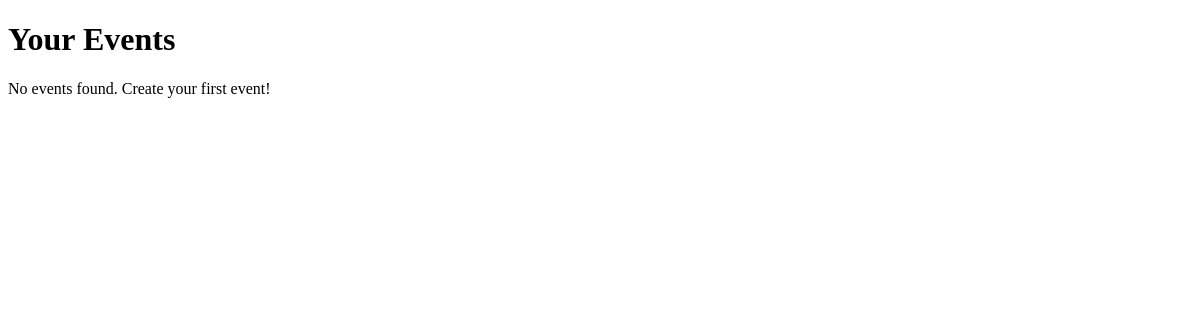
Before: /events/dashboard/ (signed in) with the older database file.
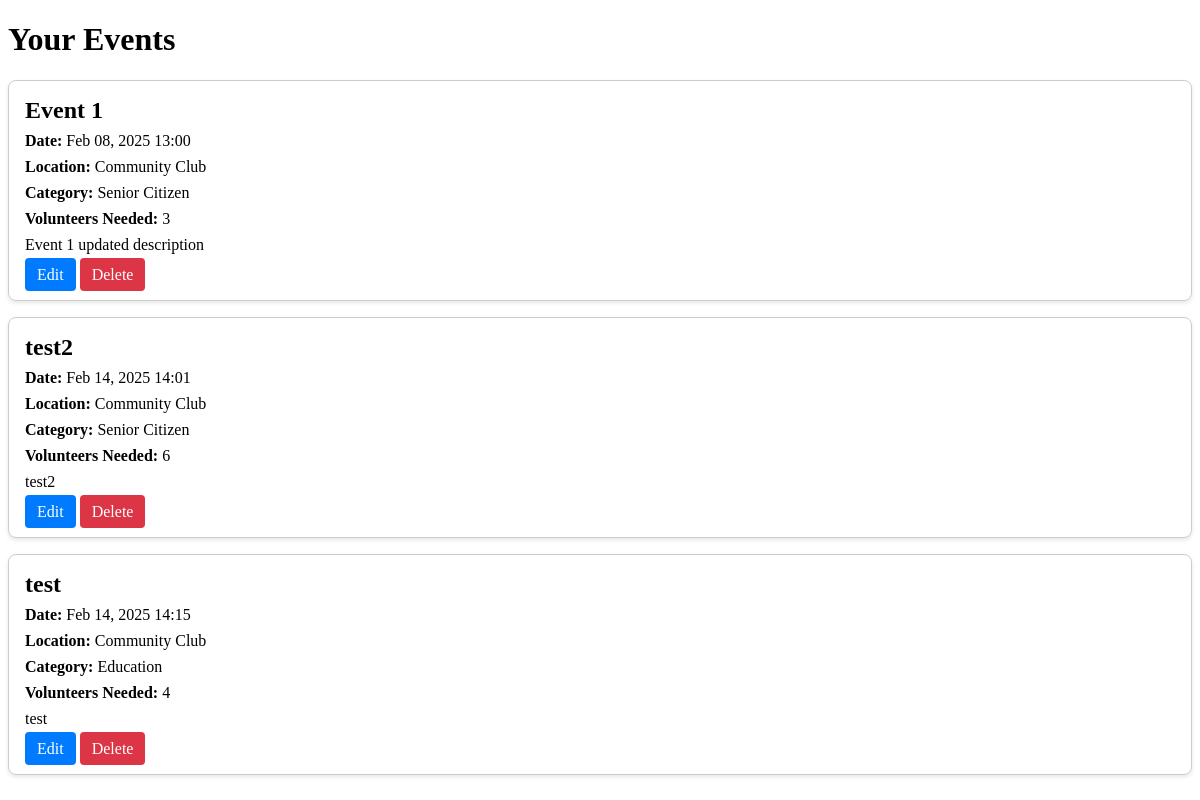
After: the same page with the newer database file.
### events/models.py (models this page shows, shortened)
class Event(models.Model):
    CATEGORY_CHOICES = [
        ('education', 'Education'),
        ('social', 'Social Development'),
        ('senior', 'Senior Citizen'),
    ]
    organisation = models.ForeignKey(settings.AUTH_USER_MODEL, on_delete=models.CASCADE)
    name = models.CharField(max_length=255)
    description = models.TextField()
    date = models.DateTimeField()
    location = models.CharField(max_length=255)
    volunteers_needed = models.PositiveIntegerField()
    roles_responsibilities = models.TextField()
    category = models.CharField(max_length=50, choices=CATEGORY_CHOICES, blank = False, default='education')

### events/views.py (the view)
# urls.py: path('dashboard/', views.organisation_dashboard, name='organisation_dashboard'),
@login_required
def organisation_dashboard(request):
    if request.user.user_type == "organisation":  # Ensure only organizations access this page
        events = Event.objects.filter(organisation=request.user)  # Get events for the logged-in organization
        return render(request, 'accounts/organisation_dashboard.html', {'events': events})
    else:
        return redirect('home')  # Redirect unauthorized users

### accounts/templates/accounts/organisation_dashboard.html (shortened to what this page needs)
<!DOCTYPE html>
<html lang="en">
<head>
</head>
<body>
    <h1>Your Events</h1>
    {% if events %}
        {% for event in events %}
            <div class="card">
                <h3>{{ event.name }}</h3>
                <p><strong>Date:</strong> {{ event.date|date:"M d, Y H:i" }}</p>
                <p><strong>Location:</strong> {{ event.location }}</p>
                <p><strong>Category:</strong> {{ event.get_category_display }}</p>
                <p><strong>Volunteers Needed:</strong> {{ event.volunteers_needed }}</p>
                <p>{{ event.description }}</p>
                <div class="card-buttons">
                    <a href="{% url 'edit_event' event.id %}" class="btn btn-edit">Edit</a>
                    <a href="{% url 'delete_event' event.id %}" class="btn btn-delete" onclick="return confirm('Are you sure you want to delete this event?');">Delete</a>
                </div>
            </div>
        {% endfor %}
    {% else %}
        <p>No events found. Create your first event!</p>
    {% endif %}
</body>
</html>

### accounts/templates/accounts/organisation_dashboard.html (style rules this page uses)
.card { border: 1px solid #ccc; border-radius: 8px; padding: 16px; margin: 16px 0; box-shadow: 0 2px 4px rgba(0, 0, 0, 0.1); }
.card h3 { margin: 0; font-size: 1.5em; }
.card p { margin: 8px 0; }
.card-buttons { margin-top: 12px; }
.btn { padding: 8px 12px; text-decoration: none; border-radius: 4px; color: white; }
.btn-edit { background-color: #007bff; }
.btn-delete { background-color: #dc3545; }

Changed rows visible on the page:
added Event: name "Event 1", date "Feb 08, 2025 13:00", location "Community Club", category "Senior Citizen", volunteers_needed "3", description "Event 1 updated description"
added Event: name "test2", date "Feb 14, 2025 14:01", location "Community Club", category "Senior Citizen", volunteers_needed "6", description "test2"
added Event: name "test", date "Feb 14, 2025 14:15", location "Community Club", category "Education", volunteers_needed "4", description "test"
Other visible differences:
text no longer shown: "No events found. Create your first event!"
